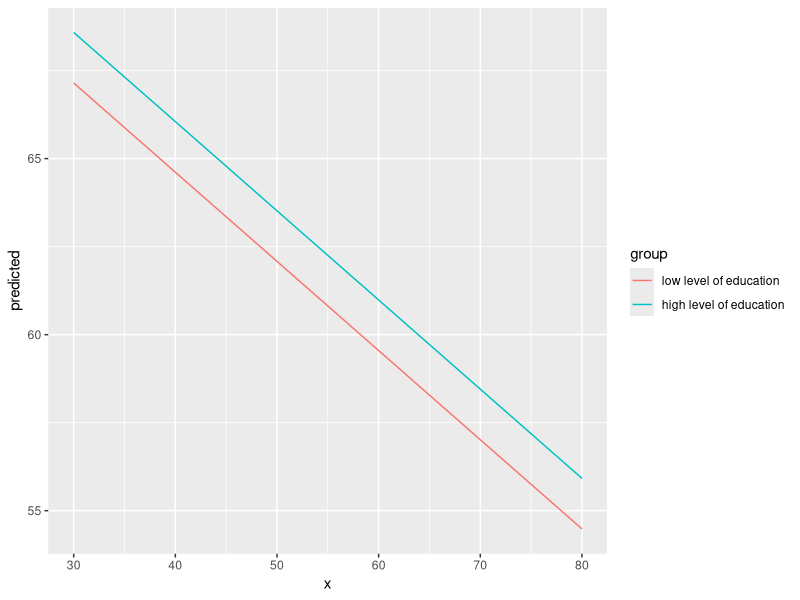
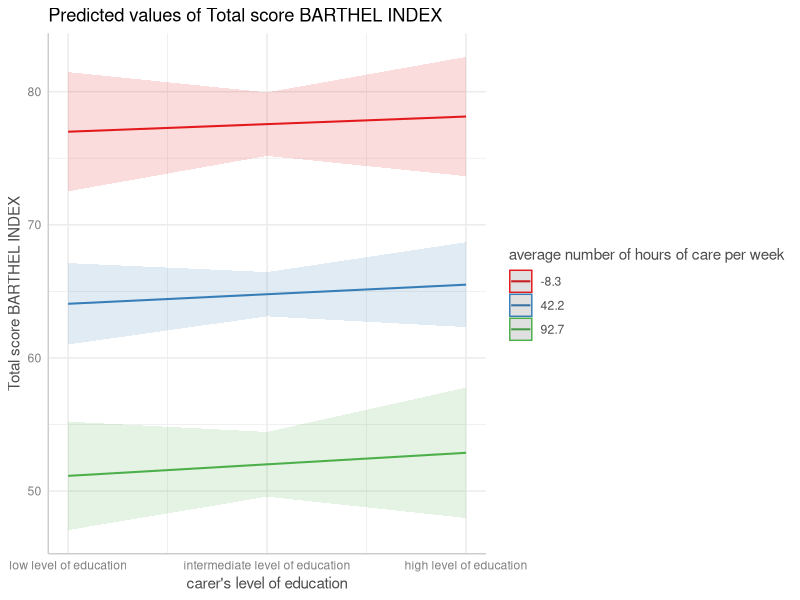
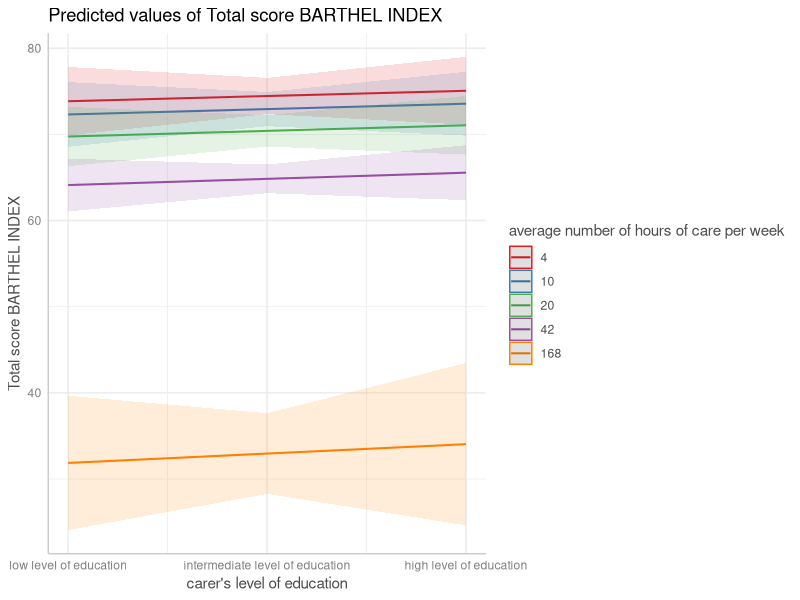
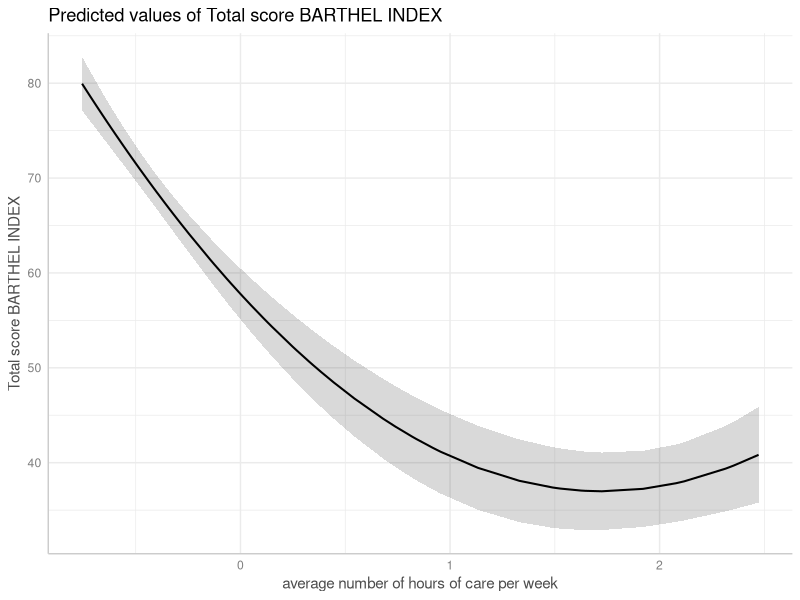
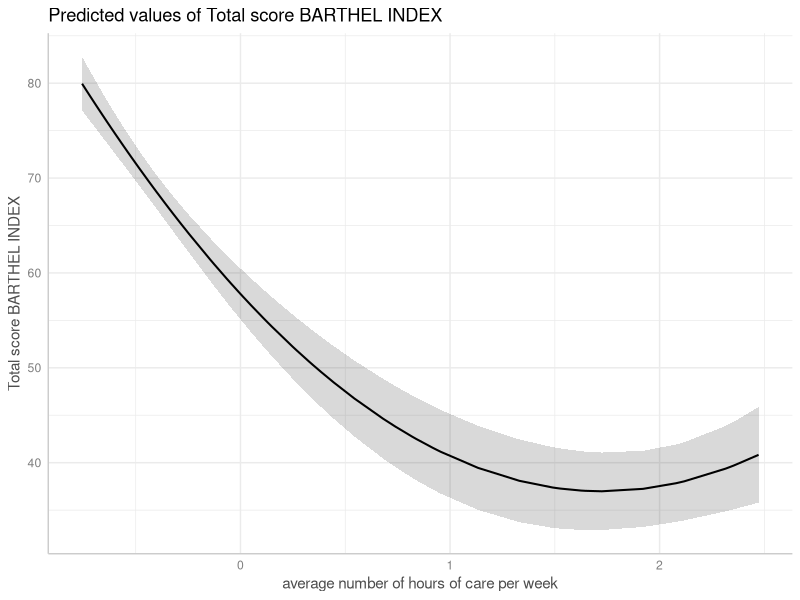

Source code (R) for these figures, in order:
## ---- chunk 1
knitr::opts_chunk$set(collapse = TRUE, comment = "#>", dev = "png", fig.width = 7, fig.height = 4, message = FALSE, warning = FALSE)
options(width = 800, tibble.width = Inf)
## ---- chunk 2
library(ggeffects)
library(ggplot2)
data(efc)
fit <- lm(barthtot ~ c12hour + neg_c_7 + c161sex + c172code, data = efc)

mydf <- ggpredict(fit, terms = c("c12hour [30:80]", "c172code [1,3]"))
mydf
ggplot(mydf, aes(x, predicted, colour = group)) + geom_line()
## ---- chunk 3
data(mtcars)
mpg_model <- lm(mpg ~ log(hp), data = mtcars)

# x-values and predictions based on the log(hp)-values
ggpredict(mpg_model, "hp")

# x-values and predictions based on hp-values from 50 to 150
ggpredict(mpg_model, "hp [50:150]")
## ---- chunk 4
data(efc)
fit <- lm(barthtot ~ c12hour * c172code + neg_c_7 + c161sex, data = efc)

mydf <- ggpredict(fit, terms = c("c172code", "c12hour [meansd]"))
plot(mydf)

mydf <- ggpredict(fit, terms = c("c172code", "c12hour [quart]"))
plot(mydf)
## ---- chunk 5
# x-values and predictions based on exponentiated hp-values
ggpredict(mpg_model, "hp [exp]")
## ---- chunk 6
library(sjmisc)
data(efc)
efc$c12hour <- std(efc$c12hour)
m <- lm(barthtot ~ c12hour + I(c12hour^2) + neg_c_7 + c160age + c172code, data = efc)

me <- ggpredict(m, terms = "c12hour")
plot(me)
## ---- chunk 7
me <- ggpredict(m, terms = "c12hour", pretty = FALSE)
plot(me)
## ---- chunk 8
data(mtcars)
mpg_model <- lm(mpg ~ log(hp) + disp, data = mtcars)

# "disp" is hold constant at its mean
ggpredict(mpg_model, "hp [exp]")

# "disp" is hold constant at value 200
ggpredict(mpg_model, "hp [exp]", condition = c(disp = 200))
